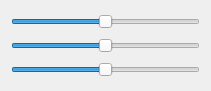
    <widget class="QWidget" name="verticalLayoutWidget_2">
     <property name="geometry">
      <rect>
       <x>60</x>
       <y>40</y>
       <width>211</width>
       <height>91</height>
      </rect>
     </property>
     <layout class="QVBoxLayout" name="Rotate_lLayout">
      <item>
       <spacer name="verticalSpacer_5">
        <property name="orientation">
         <enum>Qt::Orientation::Vertical</enum>
        </property>
        <property name="sizeHint" stdset="0">
         <size>
          <width>20</width>
          <height>40</height>
         </size>
        </property>
       </spacer>
      </item>
      <item>
       <widget class="QSlider" name="x_Slider_rotate">
        <property name="sizePolicy">
         <sizepolicy hsizetype="Expanding" vsizetype="Maximum">
          <horstretch>0</horstretch>
          <verstretch>0</verstretch>
         </sizepolicy>
        </property>
        <property name="minimum">
         <number>-180</number>
        </property>
        <property name="maximum">
         <number>180</number>
        </property>
        <property name="pageStep">
         <number>5</number>
        </property>
        <property name="orientation">
         <enum>Qt::Orientation::Horizontal</enum>
        </property>
       </widget>
      </item>
      <item>
       <spacer name="verticalSpacer_6">
        <property name="orientation">
         <enum>Qt::Orientation::Vertical</enum>
        </property>
        <property name="sizeHint" stdset="0">
         <size>
          <width>20</width>
          <height>40</height>
         </size>
        </property>
       </spacer>
      </item>
      <item>
       <widget class="QSlider" name="y_Slider_rotate">
        <property name="sizePolicy">
         <sizepolicy hsizetype="Expanding" vsizetype="Maximum">
          <horstretch>0</horstretch>
          <verstretch>0</verstretch>
         </sizepolicy>
        </property>
        <property name="minimum">
         <number>-180</number>
        </property>
        <property name="maximum">
         <number>180</number>
        </property>
        <property name="pageStep">
         <number>5</number>
        </property>
        <property name="orientation">
         <enum>Qt::Orientation::Horizontal</enum>
        </property>
       </widget>
      </item>
      <item>
       <spacer name="verticalSpacer_7">
        <property name="orientation">
         <enum>Qt::Orientation::Vertical</enum>
        </property>
        <property name="sizeHint" stdset="0">
         <size>
          <width>20</width>
          <height>40</height>
         </size>
        </property>
       </spacer>
      </item>
      <item>
       <widget class="QSlider" name="z_Slider_rotate">
        <property name="sizePolicy">
         <sizepolicy hsizetype="Expanding" vsizetype="Maximum">
          <horstretch>0</horstretch>
          <verstretch>0</verstretch>
         </sizepolicy>
        </property>
        <property name="minimum">
         <number>-180</number>
        </property>
        <property name="maximum">
         <number>180</number>
        </property>
        <property name="pageStep">
         <number>5</number>
        </property>
        <property name="orientation">
         <enum>Qt::Orientation::Horizontal</enum>
        </property>
       </widget>
      </item>
      <item>
       <spacer name="verticalSpacer_8">
        <property name="orientation">
         <enum>Qt::Orientation::Vertical</enum>
        </property>
        <property name="sizeHint" stdset="0">
         <size>
          <width>20</width>
          <height>40</height>
         </size>
        </property>
       </spacer>
      </item>
     </layout>
    </widget>
